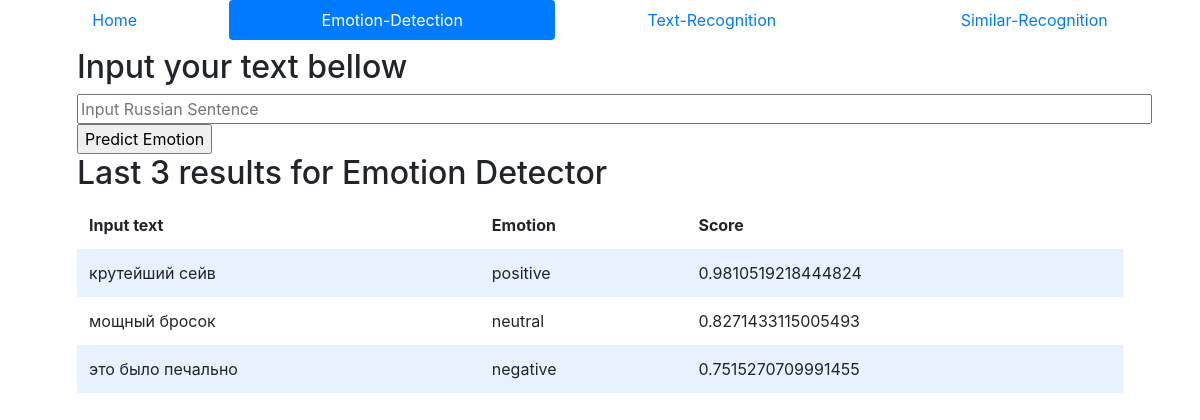
Screenshot of /emotion-detection with the database file from the repository.
### tables this page shows
CREATE TABLE emotion(id INTEGER PRIMARY KEY AUTOINCREMENT, input TEXT NOT NULL, output TEXT NOT NULL, score FLOAT NOT NULL);

### app.py (the view)
@app.route("/emotion-detection", methods=["GET", "POST"])
def emotion():
    if request.method == "POST":
        text_input = request.form.get("text_input")
        if not text_input:  # If there is no name, showing erros page
            return render_template("error.html", message="Missing text, try again")
        predict = Sentiment_ru.inference(txt=text_input)
        db.execute("INSERT INTO emotion (input, output, score) VALUES(?, ?, ?)", text_input, predict[0], predict[1])
        results = db.execute("SELECT * FROM emotion ORDER BY id DESC LIMIT 4")
        return render_template("emotion-detection.html", results=results)
    else:
        results = db.execute("SELECT * FROM emotion ORDER BY id DESC LIMIT 3")
        return render_template("emotion-detection.html", results=results)

### app.py (called while the page is built)
@app.after_request
def after_request(response):
    response.headers["Cache-Control"] = "no-cache, no-store, must-revalidate"
    response.headers["Expires"] = 0
    response.headers["Pragma"] = "no-cache"
    return response

### templates/emotion-detection.html (shortened to what this page needs)
<!DOCTYPE html>
<html lang="en">
    <head>
        <link rel="stylesheet" href="https://cdn.jsdelivr.net/npm/bootstrap@4.5.3/dist/css/bootstrap.min.css">
        <link href="static/styles.css" rel="stylesheet">
    </head>
    <body>
        <nav class="nav nav-pills nav-fill">
            <li class="nav-item">
                <a class="nav-link" href="/">Home</a>
            </li>
            <li class="nav-item">
                <a class="nav-link active" href="/emotion-detection">Emotion-Detection</a>
            </li>
            <li class="nav-item">
                <a class="nav-link" href="/text-recognition">Text-Recognition</a>
            </li>
            <li class="nav-item">
                <a class="nav-link" href="/similar-recognition">Similar-Recognition</a>
            </li>
        </nav>
        <div class="container">
            <div class="section">
                <h2>Input your text bellow</h2>
                <form action="/emotion-detection" method="post">
                    <input autocomplete="off" autofocus placeholder="Input Russian Sentence" size="100" name="text_input" type="text">
                    <input type="submit" value="Predict Emotion">
                </form>
                <h2>Last 3 results for Emotion Detector</h2>
                <table>
                    <thead>
                        <tr>
                            <th>Input text</th>
                            <th>Emotion</th>
                            <th>Score</th>
                        </tr>
                    </thead>
                    <tbody>
                        {% for result in results %}
                            <tr>
                                <td>{{ result.input }}</td>
                                <td>{{ result.output }}</td>
                                <td>{{ result.score }}</td>
                            </tr>
                        {% endfor %}
                    </tbody>
                </table>
            </div>
        </div>
    </body>
</html>

### static/styles.css (style rules this page uses)
.section { padding-bottom: 1rem; padding-left: 2rem; padding-right: 2rem; padding-top: 0.5rem; }
table { background-color: transparent; margin-bottom: 1rem; width: 100%; }
table th, table td { padding: 0.75rem; vertical-align: middle; }
tbody tr:nth-of-type(odd) { background-color: rgb(179, 208, 255, 0.3) }

### rows the page displays
emotion: input "крутейший сейв", output "positive", score "0.9810519218444824"
emotion: input "мощный бросок", output "neutral", score "0.8271433115005493"
emotion: input "это было печально", output "negative", score "0.7515270709991455"
